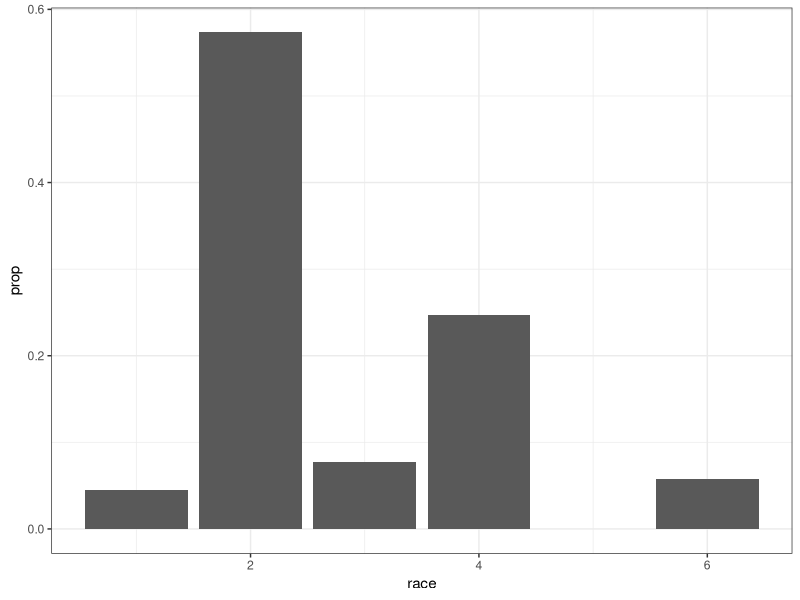
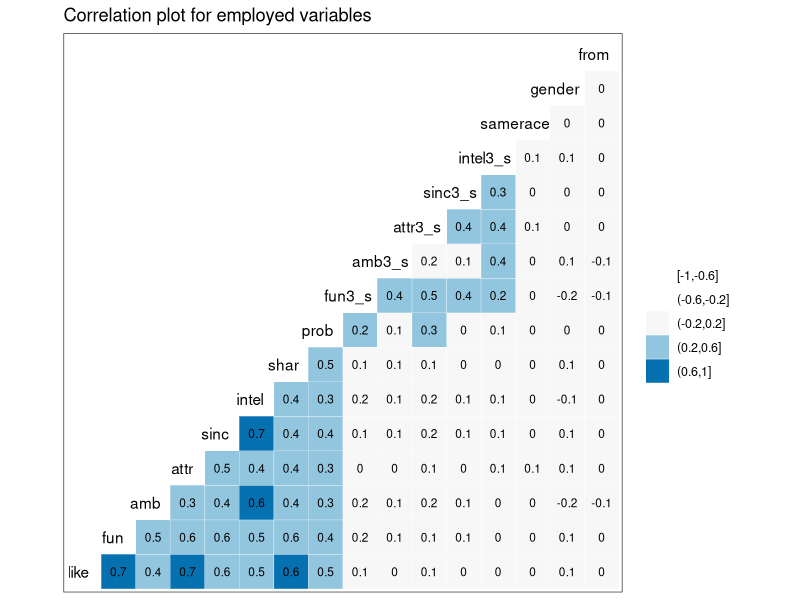
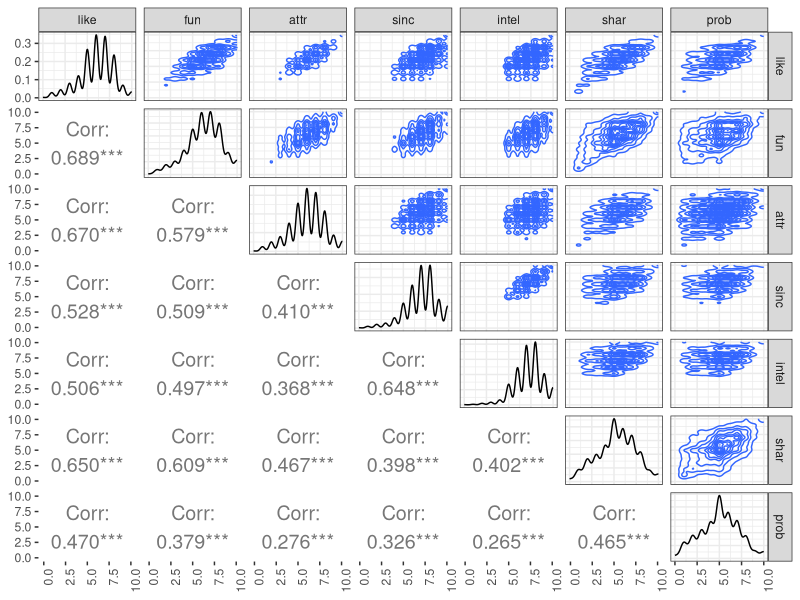
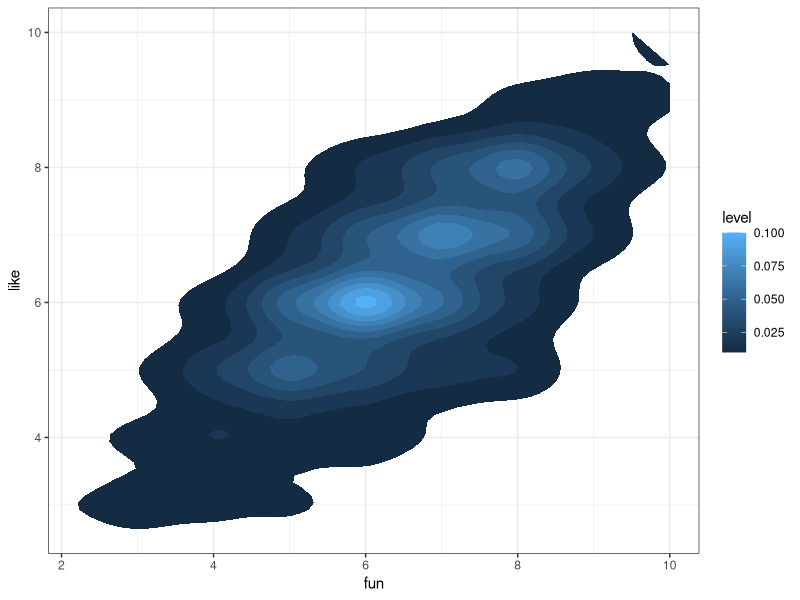
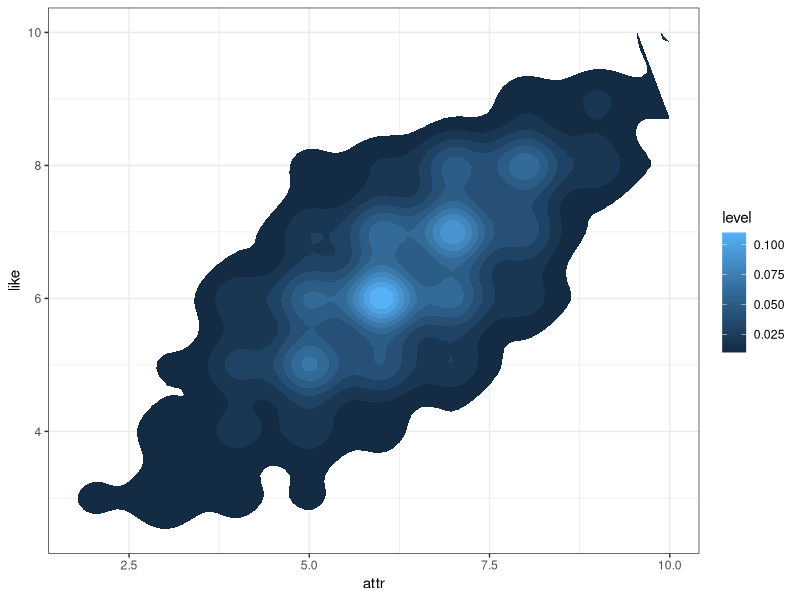
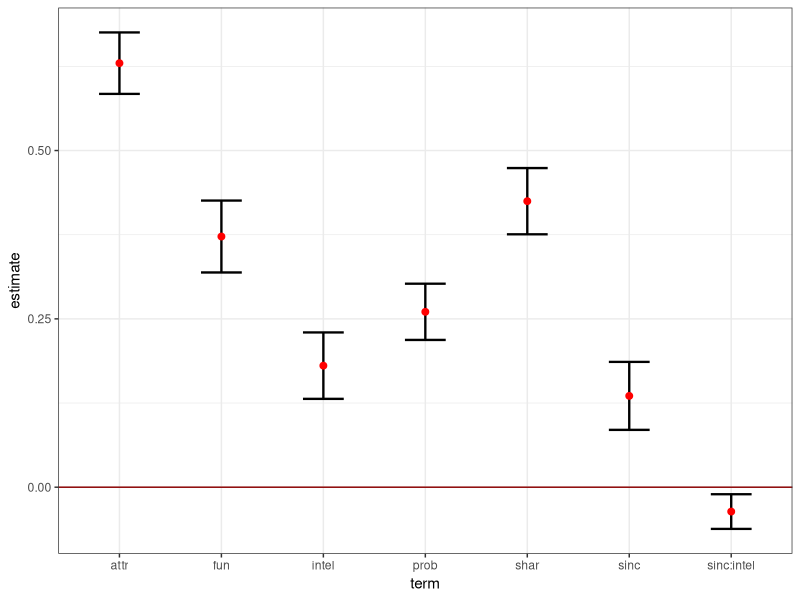
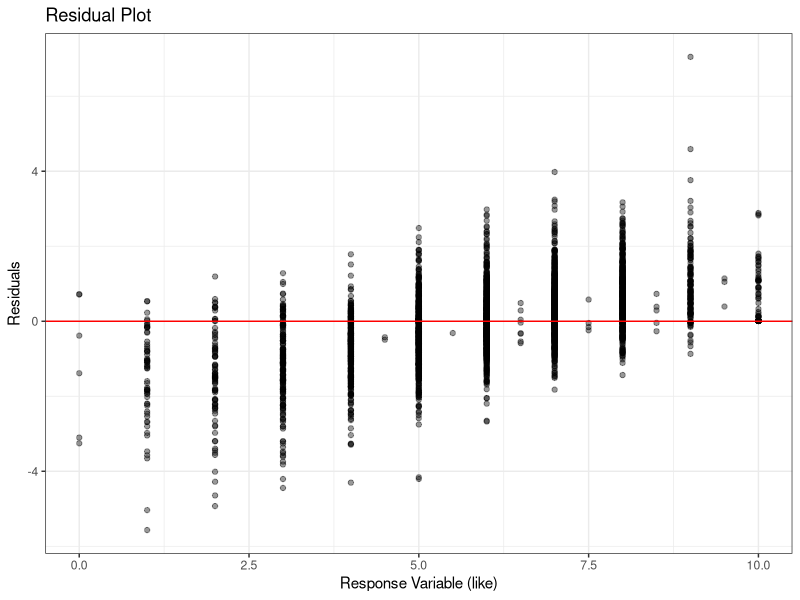
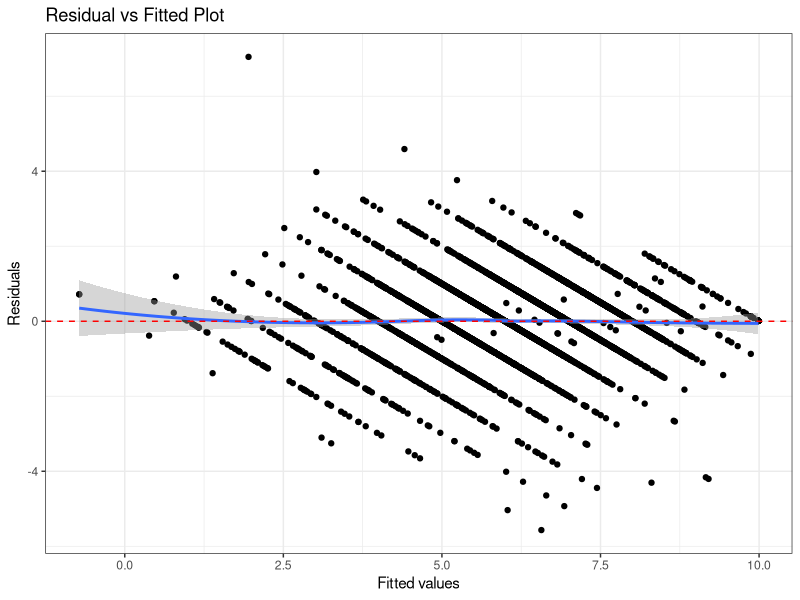

Source code (R) for these figures, in order:
## ---- chunk 1
library(tidyverse)
library(modelr)
library(GGally)
library(caret)
library(broom)
library(here)

theme_set(theme_bw())
## ---- chunk 2
data <- read_csv(here("data/speed-dating.csv"),
                 progress = FALSE,
                 col_types =cols(.default = col_integer(),
                                 int_corr = col_double(),
                                 field = col_character(),
                                 from = col_character(),
                                 career = col_character(),
                                 attr = col_double(),
                                 samerace = col_character(),
                                 sinc = col_double(),
                                 intel = col_double(),
                                 fun = col_double(),
                                 amb = col_double(),
                                 shar = col_double(),
                                 like = col_double(),
                                 prob = col_double(),
                                 match_es = col_double(),
                                 attr3_s = col_double(),
                                 sinc3_s = col_double(),
                                 intel3_s = col_double(),
                                 fun3_s = col_double(),
                                 amb3_s = col_double())) %>%
  mutate(from = as.numeric(factor(from)),
         gender = as.numeric(factor(gender)),
         samerace = as.numeric(factor(samerace)))

data %>%
  glimpse()
## ---- chunk 3
data %>%
  na.omit(race) %>%
  ggplot(aes(race, ..prop..)) +
  geom_bar()
## ---- chunk 4
require(GGally)

data %>% 
  select(like,fun,amb,attr,
         sinc,intel,shar,prob,
         fun3_s,amb3_s,attr3_s,
         sinc3_s,intel3_s,samerace,
         gender,from) %>% 
  na.omit() %>%
  ggcorr(palette = "RdBu", label = TRUE,
       hjust = 0.75, label_size = 3, nbreaks = 5) +
  ggtitle("Correlation plot for employed variables")
## ---- chunk 5
data %>% 
  select(like,fun,attr,sinc,
         intel,shar,prob) %>% 
  na.omit() %>%
  ggpairs(upper = list(continuous = "density"), 
        lower = list(continuous = wrap("cor", size=5)),
        axisLabels = 'show',progress = F) +
  theme(axis.text.x = element_text(angle = 90, hjust = 1))
## ---- chunk 6
data %>%
  na.omit(fun, like) %>%
  ggplot(aes(fun, like)) +
  stat_density2d(aes(fill = ..level..),
                 geom = "polygon")
## ---- chunk 7
data %>%
  na.omit(attr, like) %>%
  ggplot(aes(attr, like)) +
  stat_density2d(aes(fill = ..level..),
                 geom = "polygon")
## ---- chunk 8
data %>%  # Keep only candidate and response variables
  select(fun, prob, order,
         attr, sinc, prob, shar, 
         intel, like, gender, samerace) %>%
  na.omit() -> data  # remove NAs

data %>% ## Put numeric predictor variables on same scale 
   mutate_at(.vars = vars(fun, prob, order,attr,
                          sinc, prob, shar,intel),
             .funs = funs(as.numeric(scale(.)))) -> data_scaled

data_scaled %>%
  glimpse()
## ---- chunk 9
set.seed(101) # We set the set for reason of reproducibility

## Adding surrogate key to dataframe
data_scaled$id <- 1:nrow(data_scaled)

data_scaled %>% 
  dplyr::sample_frac(.8) -> training

training %>% 
  glimpse()
## ---- chunk 10
dplyr::anti_join(data_scaled, 
                 training, 
                 by = 'id') -> testing
testing %>% 
  glimpse()
## ---- chunk 11
mod <- lm(like ~ fun + attr + shar + sinc + prob + sinc * intel + intel, 
          data = training)

glance(mod) 
## ---- chunk 12
tidy(mod, 
     conf.int = TRUE, 
     conf.level = 0.95)
## ---- chunk 13
tidy(mod, 
     conf.int = TRUE, 
     conf.level = 0.95)  %>%
  filter(term != "(Intercept)") %>%
  ggplot(aes(term, estimate, ymin = conf.low, ymax = conf.high)) +
  geom_errorbar(size = 0.8, width= 0.4) +
  geom_point(color = "red", size = 2) +
  geom_hline(yintercept = 0, colour = "darkred")
## ---- chunk 14
mod.res <- resid(mod)
std.resid <- rstandard(mod)
like <- training$like

resid_data <- data.frame(mod.res,std.resid,like,
                       stringsAsFactors=FALSE)
resid_data %>% 
  sample_n(10)
## ---- chunk 15
resid_data %>%
  ggplot(aes(like, mod.res)) +
  geom_point(alpha = 0.4) +
  geom_hline(yintercept = 0,
             color = "red") +
  labs(x = "Response Variable (like)", y = "Residuals") +
  ggtitle("Residual Plot")
## ---- chunk 16
mod %>%
  ggplot(aes(.fitted, .resid)) + 
  geom_point() +
  stat_smooth(method="loess") + 
  geom_hline(yintercept=0, col="red", linetype="dashed") + 
  xlab("Fitted values") + ylab("Residuals") + 
  ggtitle("Residual vs Fitted Plot")
## ---- chunk 17
y <- quantile(resid_data$std.resid[!is.na(resid_data$std.resid)], c(0.25, 0.75))
x <- qnorm(c(0.25, 0.75))
slope <- diff(y)/diff(x)
int <- y[1L] - slope * x[1L]

resid_data %>%
  ggplot(aes(sample=std.resid)) +
  stat_qq(shape=1, size=3) +      # open circles
  labs(title="Normal Q-Q",        # plot title
  x="Theoretical Quantiles",      # x-axis label
  y="Standardized Residuals") +   # y-axis label
  geom_abline(slope = slope,
              color = "red",
              size = 0.8,
              intercept = int,
              linetype="dashed")  # dashed reference line
## ---- chunk 18
mod %>%
  ggplot(aes(.fitted, 
             sqrt(abs(.stdresid)))) + 
  geom_point(na.rm=TRUE) + 
  stat_smooth(method="loess",
              na.rm = TRUE) +
  labs(title = "Scale-Location",
       x= "Fitted Value",
       y = expression(sqrt("|Standardized residuals|")))
## ---- chunk 19
mod %>%
  ggplot(aes(.hat, .stdresid)) + 
  geom_point(aes(size=.cooksd), na.rm=TRUE) +
  stat_smooth(method="loess", na.rm=TRUE) +
  xlab("Leverage")+ylab("Standardized Residuals") + 
  ggtitle("Residual vs Leverage Plot") + 
  scale_size_continuous("Cook's Distance", range=c(1,5)) +    
  theme(legend.position="bottom")
## ---- chunk 20
mod %>%
  ggplot(aes(.hat, .cooksd)) + 
  geom_point(na.rm=TRUE) + 
  stat_smooth(method="loess", na.rm=TRUE) + 
  xlab("Leverage hii")+ylab("Cook's Distance") + 
  ggtitle("Cook's dist vs Leverage hii/(1-hii)") + 
  geom_abline(slope=seq(0,3,0.5), color="gray", linetype="dashed")
## ---- chunk 21
predictions <- mod %>% predict(testing)

data.frame( R2 = caret::R2(predictions, testing$like),
            RMSE = caret::RMSE(predictions, testing$like),
            MAE = caret::MAE(predictions, testing$like),
            ERR = caret::RMSE(predictions, testing$like)/
              mean(testing$like))
## ---- chunk 22
mod <- lm(like ~ fun + attr + gender + shar * gender + sinc + prob, 
          data = training)

glance(mod) 
## ---- chunk 23
tidy(mod, 
     conf.int = TRUE, 
     conf.level = 0.95)
## ---- chunk 24
tidy(mod, 
     conf.int = TRUE, 
     conf.level = 0.95)  %>%
  filter(term != "(Intercept)") %>%
  ggplot(aes(term, estimate, ymin = conf.low, ymax = conf.high)) +
  geom_errorbar(size = 0.8, width= 0.4) +
  geom_point(color = "red", size = 2) +
  geom_hline(yintercept = 0, colour = "darkred")
## ---- chunk 25
mod.res <- resid(mod)
std.resid <- rstandard(mod)
like <- training$like

resid_data <- data.frame(mod.res,std.resid,like,
                       stringsAsFactors=FALSE)
resid_data %>% 
  sample_n(10)
## ---- chunk 26
resid_data %>%
  ggplot(aes(like, mod.res)) +
  geom_point(alpha = 0.4) +
  geom_hline(yintercept = 0,
             color = "red") +
  labs(x = "Response Variable (like)", y = "Residue") +
  ggtitle("Residual Plot")
## ---- chunk 27
mod %>%
  ggplot(aes(.fitted, .resid)) + 
  geom_point() +
  stat_smooth(method="loess") + 
  geom_hline(yintercept=0, col="red", linetype="dashed") + 
  xlab("Fitted values") + ylab("Residuals") + 
  ggtitle("Residual vs Fitted Plot")
## ---- chunk 28
y <- quantile(resid_data$std.resid[!is.na(resid_data$std.resid)], c(0.25, 0.75))
x <- qnorm(c(0.25, 0.75))
slope <- diff(y)/diff(x)
int <- y[1L] - slope * x[1L]

resid_data %>%
  ggplot(aes(sample=std.resid)) +
  stat_qq(shape=1, size=3) +      # open circles
  labs(title="Normal Q-Q",        # plot title
  x="Theoretical Quantiles",      # x-axis label
  y="Standardized Residuals") +   # y-axis label
  geom_abline(slope = slope,
              color = "red",
              size = 0.8,
              intercept = int,
              linetype="dashed")  # dashed reference line
## ---- chunk 29
mod %>%
  ggplot(aes(.fitted, 
             sqrt(abs(.stdresid)))) + 
  geom_point(na.rm=TRUE) + 
  stat_smooth(method="loess",
              na.rm = TRUE) +
  labs(title = "Scale-Location",
       x= "Fitted Value",
       y = expression(sqrt("|Standardized residuals|")))
## ---- chunk 30
mod %>%
  ggplot(aes(.hat, .stdresid)) + 
  geom_point(aes(size=.cooksd), na.rm=TRUE) +
  stat_smooth(method="loess", na.rm=TRUE) +
  xlab("Leverage")+ylab("Standardized Residuals") + 
  ggtitle("Residual vs Leverage Plot") + 
  scale_size_continuous("Cook's Distance", range=c(1,5)) +    
  theme(legend.position="bottom")
## ---- chunk 31
mod %>%
  ggplot(aes(.hat, .cooksd)) + 
  geom_point(na.rm=TRUE) + 
  stat_smooth(method="loess", na.rm=TRUE) + 
  xlab("Leverage hii")+ylab("Cook's Distance") + 
  ggtitle("Cook's dist vs Leverage hii/(1-hii)") + 
  geom_abline(slope=seq(0,3,0.5), color="gray", linetype="dashed")
## ---- chunk 32
predictions <- mod %>% predict(testing)

data.frame( R2 = caret::R2(predictions, testing$like),
            RMSE = caret::RMSE(predictions, testing$like),
            MAE = caret::MAE(predictions, testing$like),
            ERR = caret::RMSE(predictions, testing$like)/
              mean(testing$like))
